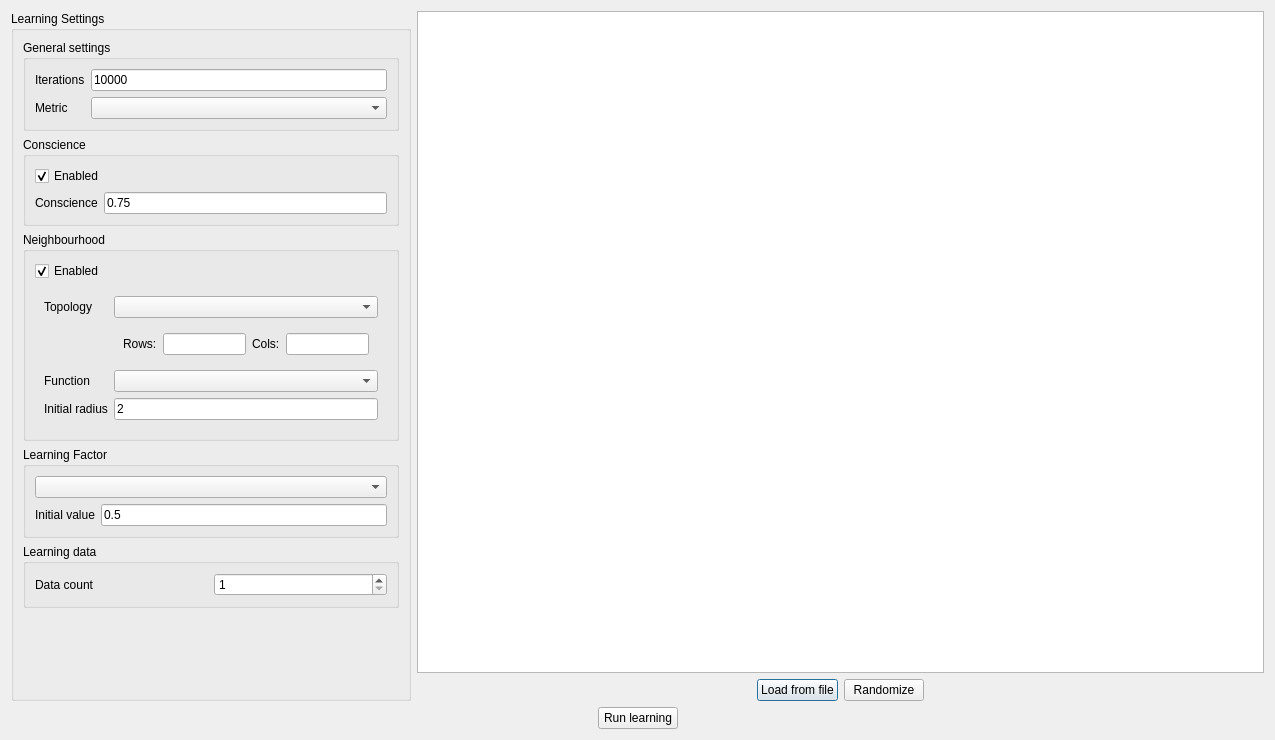
<?xml version="1.0" encoding="UTF-8"?>
<ui version="4.0">
 <class>LearningLauncher</class>
 <widget class="QDialog" name="LearningLauncher">
  <property name="geometry">
   <rect>
    <x>0</x>
    <y>0</y>
    <width>1275</width>
    <height>740</height>
   </rect>
  </property>
  <property name="windowTitle">
   <string>Network simulation launcher</string>
  </property>
  <layout class="QVBoxLayout" name="verticalLayout_4">
   <item>
    <layout class="QHBoxLayout" name="horizontalLayout">
     <item>
      <widget class="QGroupBox" name="groupBox_6">
       <property name="maximumSize">
        <size>
         <width>400</width>
         <height>16777215</height>
        </size>
       </property>
       <property name="title">
        <string>Learning Settings</string>
       </property>
       <layout class="QVBoxLayout" name="verticalLayout">
        <item>
         <widget class="QGroupBox" name="groupBox_2">
          <property name="maximumSize">
           <size>
            <width>16777215</width>
            <height>16777215</height>
           </size>
          </property>
          <property name="title">
           <string>General settings</string>
          </property>
          <layout class="QGridLayout" name="gridLayout">
           <item row="7" column="1">
            <widget class="QComboBox" name="metricSelector">
             <property name="minimumSize">
              <size>
               <width>150</width>
               <height>0</height>
              </size>
             </property>
            </widget>
           </item>
           <item row="0" column="0">
            <widget class="QLabel" name="label_2">
             <property name="text">
              <string>Iterations</string>
             </property>
             <property name="buddy">
              <cstring>learningIterations</cstring>
             </property>
            </widget>
           </item>
           <item row="0" column="1">
            <widget class="QLineEdit" name="learningIterations">
             <property name="text">
              <string>10000</string>
             </property>
            </widget>
           </item>
           <item row="7" column="0">
            <widget class="QLabel" name="label_5">
             <property name="text">
              <string>Metric</string>
             </property>
             <property name="buddy">
              <cstring>metricSelector</cstring>
             </property>
            </widget>
           </item>
          </layout>
         </widget>
        </item>
        <item>
         <widget class="QGroupBox" name="groupBox_4">
          <property name="title">
           <string>Conscience</string>
          </property>
          <layout class="QGridLayout" name="gridLayout_5">
           <item row="1" column="1">
            <widget class="QLineEdit" name="conscienceThresholdValue">
             <property name="enabled">
              <bool>true</bool>
             </property>
             <property name="text">
              <string>0.75</string>
             </property>
            </widget>
           </item>
           <item row="1" column="0">
            <widget class="QLabel" name="label_6">
             <property name="text">
              <string>Conscience</string>
             </property>
             <property name="buddy">
              <cstring>conscienceThresholdValue</cstring>
             </property>
            </widget>
           </item>
           <item row="0" column="0" colspan="2">
            <widget class="QCheckBox" name="conscienceEnabled">
             <property name="text">
              <string>Enabled</string>
             </property>
             <property name="checked">
              <bool>true</bool>
             </property>
            </widget>
           </item>
          </layout>
         </widget>
        </item>
        <item>
         <widget class="QGroupBox" name="groupBox_3">
          <property name="title">
           <string>Neighbourhood</string>
          </property>
          <layout class="QGridLayout" name="gridLayout_4">
           <item row="2" column="0" colspan="2">
            <widget class="QWidget" name="widget" native="true">
             <layout class="QGridLayout" name="gridLayout_6">
              <item row="0" column="1">
               <widget class="QComboBox" name="topologySelector">
                <property name="minimumSize">
                 <size>
                  <width>150</width>
                  <height>0</height>
                 </size>
                </property>
               </widget>
              </item>
              <item row="0" column="0">
               <widget class="QLabel" name="label_3">
                <property name="text">
                 <string>Topology</string>
                </property>
                <property name="buddy">
                 <cstring>topologySelector</cstring>
                </property>
               </widget>
              </item>
              <item row="2" column="1">
               <widget class="QComboBox" name="neighbourhoodFunctionSelector">
                <property name="minimumSize">
                 <size>
                  <width>150</width>
                  <height>0</height>
                 </size>
                </property>
               </widget>
              </item>
              <item row="1" column="1">
               <widget class="QWidget" name="topologyDimensionsBox" native="true">
                <layout class="QHBoxLayout" name="layout">
                 <item>
                  <widget class="QLabel" name="label_7">
                   <property name="text">
                    <string>Rows:</string>
                   </property>
                   <property name="buddy">
                    <cstring>topologyRowsValue</cstring>
                   </property>
                  </widget>
                 </item>
                 <item>
                  <widget class="QLineEdit" name="topologyRowsValue"/>
                 </item>
                 <item>
                  <widget class="QLabel" name="label_8">
                   <property name="text">
                    <string>Cols:</string>
                   </property>
                   <property name="buddy">
                    <cstring>topologyColsValue</cstring>
                   </property>
                  </widget>
                 </item>
                 <item>
                  <widget class="QLineEdit" name="topologyColsValue"/>
                 </item>
                </layout>
               </widget>
              </item>
              <item row="2" column="0">
               <widget class="QLabel" name="label_4">
                <property name="text">
                 <string>Function</string>
                </property>
                <property name="buddy">
                 <cstring>neighbourhoodFunctionSelector</cstring>
                </property>
               </widget>
              </item>
              <item row="3" column="0">
               <widget class="QLabel" name="label_9">
                <property name="text">
                 <string>Initial radius</string>
                </property>
               </widget>
              </item>
              <item row="3" column="1">
               <widget class="QLineEdit" name="initialNeighbourhoodRadius">
                <property name="text">
                 <string>2</string>
                </property>
               </widget>
              </item>
             </layout>
            </widget>
           </item>
           <item row="1" column="0">
            <widget class="QCheckBox" name="neighbourhoodEnabled">
             <property name="text">
              <string>Enabled</string>
             </property>
             <property name="checked">
              <bool>true</bool>
             </property>
            </widget>
           </item>
          </layout>
         </widget>
        </item>
        <item>
         <widget class="QGroupBox" name="groupBox">
          <property name="maximumSize">
           <size>
            <width>16777215</width>
            <height>16777215</height>
           </size>
          </property>
          <property name="title">
           <string>Learning Factor</string>
          </property>
          <layout class="QGridLayout" name="gridLayout_3">
           <item row="1" column="0">
            <widget class="QLabel" name="label">
             <property name="text">
              <string>Initial value</string>
             </property>
             <property name="buddy">
              <cstring>learningFactorInitialValue</cstring>
             </property>
            </widget>
           </item>
           <item row="1" column="1">
            <widget class="QLineEdit" name="learningFactorInitialValue">
             <property name="text">
              <string>0.5</string>
             </property>
            </widget>
           </item>
           <item row="0" column="0" colspan="2">
            <widget class="QComboBox" name="learningFactorSelector"/>
           </item>
          </layout>
         </widget>
        </item>
        <item>
         <widget class="QGroupBox" name="groupBox_5">
          <property name="maximumSize">
           <size>
            <width>16777215</width>
            <height>16777215</height>
           </size>
          </property>
          <property name="title">
           <string>Learning data</string>
          </property>
          <layout class="QGridLayout" name="gridLayout_2">
           <item row="0" column="0">
            <widget class="QLabel" name="label_11">
             <property name="text">
              <string>Data count</string>
             </property>
             <property name="buddy">
              <cstring>dataCount</cstring>
             </property>
            </widget>
           </item>
           <item row="0" column="1">
            <widget class="QSpinBox" name="dataCount">
             <property name="minimum">
              <number>1</number>
             </property>
             <property name="value">
              <number>1</number>
             </property>
            </widget>
           </item>
          </layout>
         </widget>
        </item>
        <item>
         <spacer name="verticalSpacer">
          <property name="orientation">
           <enum>Qt::Vertical</enum>
          </property>
          <property name="sizeHint" stdset="0">
           <size>
            <width>20</width>
            <height>40</height>
           </size>
          </property>
         </spacer>
        </item>
       </layout>
      </widget>
     </item>
     <item>
      <layout class="QVBoxLayout" name="verticalLayout_2">
       <property name="sizeConstraint">
        <enum>QLayout::SetDefaultConstraint</enum>
       </property>
       <item>
        <widget class="QTableView" name="learningDataView"/>
       </item>
       <item>
        <layout class="QHBoxLayout" name="horizontalLayout_2">
         <item>
          <spacer name="horizontalSpacer_3">
           <property name="orientation">
            <enum>Qt::Horizontal</enum>
           </property>
           <property name="sizeHint" stdset="0">
            <size>
             <width>40</width>
             <height>20</height>
            </size>
           </property>
          </spacer>
         </item>
         <item>
          <widget class="QPushButton" name="readInputButton">
           <property name="text">
            <string>Load from file</string>
           </property>
          </widget>
         </item>
         <item>
          <widget class="QPushButton" name="randomizeButton">
           <property name="text">
            <string>Randomize</string>
           </property>
          </widget>
         </item>
         <item>
          <spacer name="horizontalSpacer_4">
           <property name="orientation">
            <enum>Qt::Horizontal</enum>
           </property>
           <property name="sizeHint" stdset="0">
            <size>
             <width>40</width>
             <height>20</height>
            </size>
           </property>
          </spacer>
         </item>
        </layout>
       </item>
      </layout>
     </item>
    </layout>
   </item>
   <item>
    <layout class="QHBoxLayout" name="horizontalLayout_4">
     <item>
      <spacer name="horizontalSpacer">
       <property name="orientation">
        <enum>Qt::Horizontal</enum>
       </property>
       <property name="sizeHint" stdset="0">
        <size>
         <width>40</width>
         <height>20</height>
        </size>
       </property>
      </spacer>
     </item>
     <item>
      <widget class="QPushButton" name="runButton">
       <property name="text">
        <string>Run learning</string>
       </property>
      </widget>
     </item>
     <item>
      <spacer name="horizontalSpacer_2">
       <property name="orientation">
        <enum>Qt::Horizontal</enum>
       </property>
       <property name="sizeHint" stdset="0">
        <size>
         <width>40</width>
         <height>20</height>
        </size>
       </property>
      </spacer>
     </item>
    </layout>
   </item>
  </layout>
 </widget>
 <resources/>
 <connections>
  <connection>
   <sender>conscienceEnabled</sender>
   <signal>toggled(bool)</signal>
   <receiver>conscienceThresholdValue</receiver>
   <slot>setEnabled(bool)</slot>
   <hints>
    <hint type="sourcelabel">
     <x>77</x>
     <y>162</y>
    </hint>
    <hint type="destinationlabel">
     <x>126</x>
     <y>176</y>
    </hint>
   </hints>
  </connection>
  <connection>
   <sender>neighbourhoodEnabled</sender>
   <signal>toggled(bool)</signal>
   <receiver>widget</receiver>
   <slot>setEnabled(bool)</slot>
   <hints>
    <hint type="sourcelabel">
     <x>81</x>
     <y>257</y>
    </hint>
    <hint type="destinationlabel">
     <x>132</x>
     <y>314</y>
    </hint>
   </hints>
  </connection>
 </connections>
</ui>
